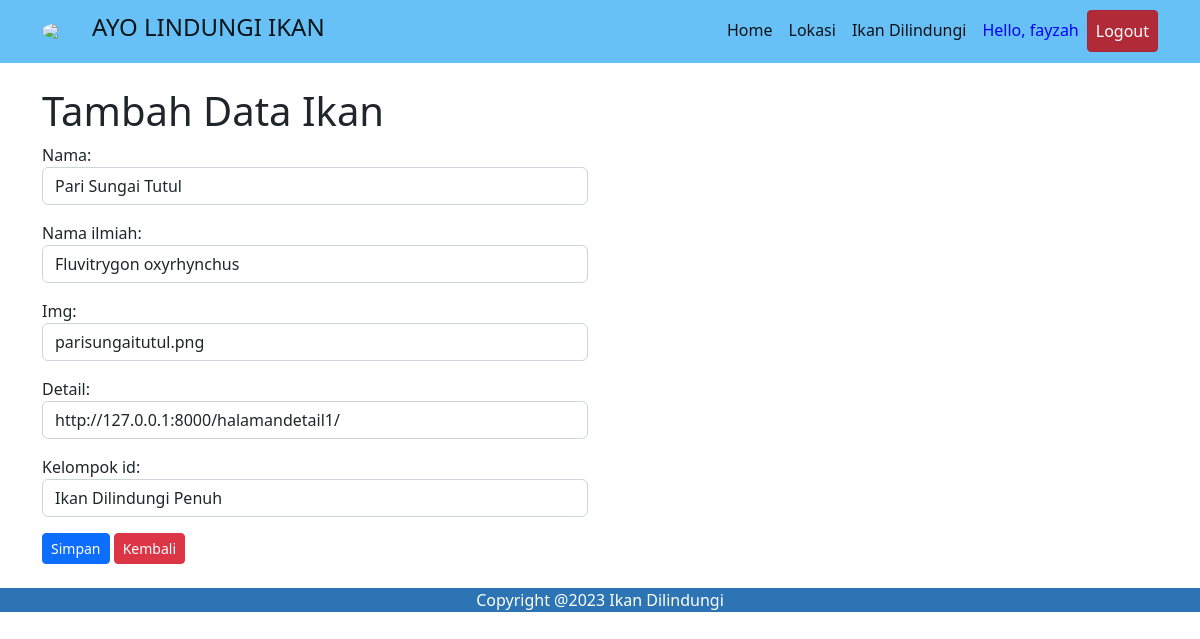
The app's page /halamanberanda/update_data/1 (signed in) with its own data.
### uaspbo/models.py (models this page shows, shortened)
class Ikan(models.Model):
    nama = models.CharField(max_length=50)
    nama_ilmiah = models.CharField(max_length=50)
    img = models.CharField(max_length=30, null=True)
    detail = models.URLField(max_length=100, null=True)
    kelompok_id = models.ForeignKey(Kelompok, on_delete=models.CASCADE, null=True)

### uaspbo/views.py (the view)
# urls.py: path('halamanberanda/update_data/<int:id_ikan>', update_data, name='update_data'),
@login_required(login_url='login')
def update_data(request, id_ikan):
    ikan = Ikan.objects.get(id = id_ikan)
    if request.POST:
        form = FormIkan(request.POST, instance=ikan)
        if form.is_valid():
            form.save()
            form = FormIkan()
            pesan = 'Data Berhasil Diupdate'
            data = {
                'Title' : "Halaman Edit Ikan",
                'form' : form,
                'pesan' : pesan,
                'ikan' : ikan,
            }
            return render(request, 'update_data.html', data)
    else:
        form = FormIkan(instance=ikan)
        data = {
            'Title' : "Halaman Edit Ikan",
            'form' : form,
            'ikan' : ikan,
        }
    return render(request, 'Update_data.html', data)

### uaspbo/forms.py
class FormIkan(ModelForm):
    class Meta:
        model = Ikan
        fields = '__all__'
        widgets = {
            'nama' : forms.TextInput({'class':'form-control', 'placeholder':' Masukkan Nama Ikan', 'required':'required'}),
            'nama_ilmiah' : forms.TextInput({'class':'form-control', 'placeholder':' Masukkan Nama Ilmiah', 'required':'required'}),
            'img' : forms.TextInput({'class':'form-control', 'placeholder':'Masukkan LInk Gambar', 'required':'required'}),
            'detail' : forms.URLInput({'class':'form-control', 'placeholder':'Masukkan Link Detail', 'required':'required'}),
            'kelompok_id' : forms.Select({'class':'form-control', 'placeholder':'Pilih kelompok', 'required':'required'}),
        }

### uaspbo/models.py (called while the page is built)
    def __str__(self):
        return self.kategori

### uaspbo/templates/update_data.html (shortened to what this page needs)
{% extends 'base.html' %} {% load static %} {% block content %} <br />
<div class="container">
  <h1>Tambah Data Ikan</h1>
  <div class="row">
    <div class="col-md-6">
      <form action="{% url 'update_data' ikan.id %}" method="post">
        {% csrf_token %} {{form.as_p}}
        <input type="submit" value="Simpan" class="btn btn-sm btn-primary" />
        <a href="/halamanberanda" class="btn btn-sm btn-danger">Kembali</a>
      </form>
    </div>
  </div>
</div>
{% endblock %}

### templates/base.html (shortened to what this page needs)
{% load static %}
<!DOCTYPE html>
<html lang="en">
  <head>
    <link href="https://cdn.jsdelivr.net/npm/bootstrap@5.2.2/dist/css/bootstrap.min.css" rel="stylesheet" />
    <link rel="stylesheet" href="{% static 'css/stylebaru.css' %}" />
  </head>
  <body>
    <nav class="navbar navbar-expand-lg" style="margin-top: 0; background-color: #67c1f6; color: rgb(247, 247, 250); font-style: bold">
      <div class="container">
        <img
          src="https://img.freepik.com/free-vector/drawn-delicious-sardine-illustration_23-2149003710.jpg?w=740&t=st=1667206424~exp=1667207024~hmac=6d4b2dd6b3861bf66be5fed42e1d4676795cb1885002996b3dd53173640ef83a"
          style="width: 40px; border-radius: 50%; margin-right: 10px; margin-top: 0"
        />
        <a class="navbar-brand" href="/halamanberanda"> <h4>AYO LINDUNGI IKAN</h4></a>
        <div class="collapse navbar-collapse" id="navbarNavAltMarkup">
          <div class="collapse navbar-collapse" id="navbarSupportedContent">
            <ul class="navbar-nav ms-auto">
              <li class="nav-item">
                <a class="nav-link active" aria-current="page" href="/home/">Home</a>
              </li>
              <li class="nav-item">
                <a class="nav-link active" aria-current="page" href="/lokasi/">Lokasi</a>
              </li>
              <li class="nav-item">
                <a class="nav-link active" aria-current="page" href="/ikandilindungi/">Ikan Dilindungi</a>
              </li>
              <li class="nav-item">
                <a class="nav-link active" style="color: Blue;" aria-current="page" href="#"> Hello, {{request.user}}</a>
              </li>
              <li class="nav-item">
                <span><a class="nav-link active btn btn-sm btn-danger" style="color: white;" aria-current="page" href="{% url 'logout' %}">Logout</a></span>
              </li>
            </ul>
          </div>
        </div>
      </div>
    </nav>
    {% block content %} {% endblock %}
    <br>
    <footer style="background: #2C74B3; color: white; text-align: center;">
        Copyright @2023 Ikan Dilindungi
    </footer>
  </body>
</html>

### records on screen
Ikan: nama "Pari Sungai Tutul", nama_ilmiah "Fluvitrygon oxyrhynchus", img "parisungaitutul.png", detail "http://127.0.0.1:8000/halamandetail1/", kelompok_id "Ikan Dilindungi Penuh"

### other values on screen
{{ request.user }} "fayzah"
